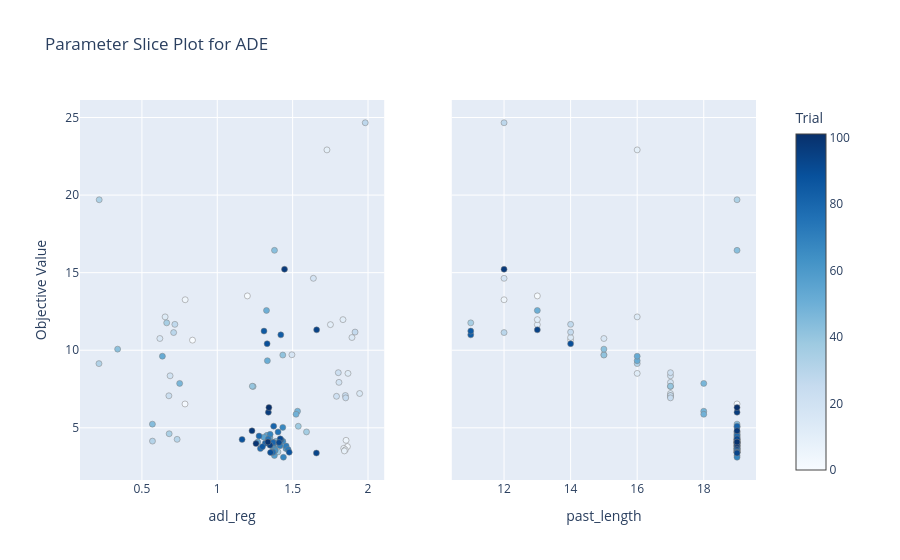
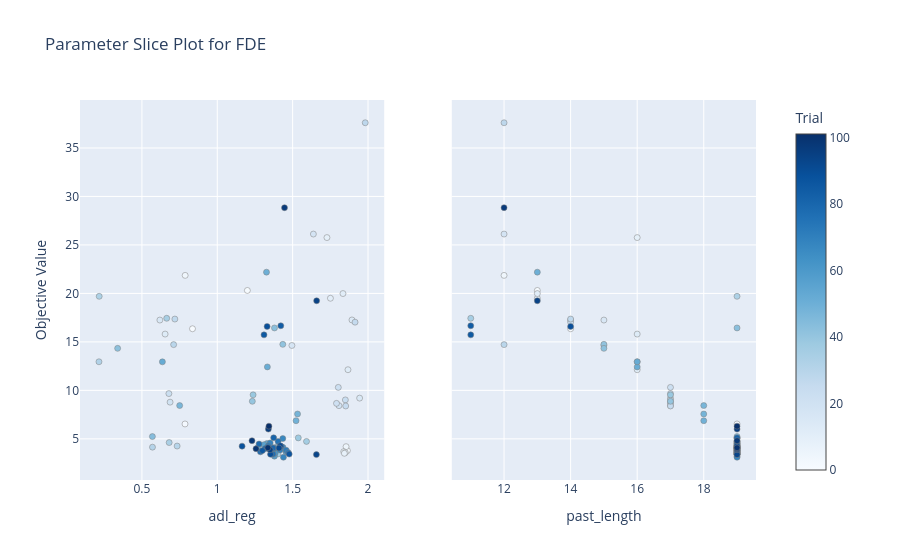
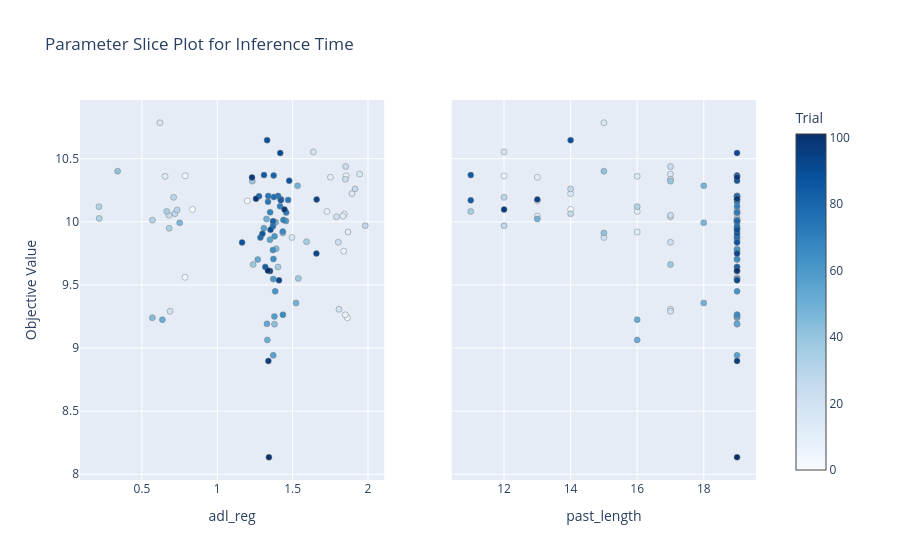

Source (notebook cell) for these figures, in order:
### Markdown cell above
# パラメータの値と目的関数の値の関係を可視化

### Code cell
# 各目的関数に対してスライスプロットを作成
for target in ['ADE', 'FDE', 'Inference Time']:
    fig = optuna.visualization.plot_slice(new_study, 
                                        params=["adl_reg", "past_length"],
                                        target=lambda t: t.values[0] if target == 'ADE' else t.values[1] if target == 'FDE' else t.values[2]
                                        )
    fig.update_layout(title=f'Parameter Slice Plot for {target}')
    fig.show()
